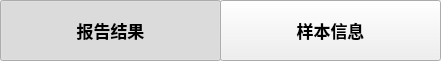
      <widget class="QWidget" name="wgtTabs_2" native="true">
        <property name="geometry">
          <rect>
            <x>0</x>
            <y>740</y>
            <width>441</width>
            <height>61</height>
          </rect>
        </property>
        <property name="minimumSize">
          <size>
            <width>0</width>
            <height>54</height>
          </size>
        </property>
        <property name="font">
          <font>
            <family>Noto Sans CJK SC</family>
            <pointsize>12</pointsize>
          </font>
        </property>
        <property name="styleSheet">
          <string notr="true">/*.QPushButton{
	color:#AAAAAA;
	border:none;
	background-color:transparent;
	border-top:5px solid transparent;
}
.QPushButton:checked
{
	color:#444444;
	border-top:5px solid #;
}*/</string>
        </property>
        <widget class="QPushButton" name="btnMenuResult">
          <property name="geometry">
            <rect>
              <x>0</x>
              <y>0</y>
              <width>221</width>
              <height>61</height>
            </rect>
          </property>
          <property name="font">
            <font>
              <family>Noto Sans CJK SC</family>
              <pointsize>13</pointsize>
              <weight>75</weight>
              <bold>true</bold>
            </font>
          </property>
          <property name="focusPolicy">
            <enum>Qt::NoFocus</enum>
          </property>
          <property name="text">
            <string>报告结果</string>
          </property>
          <property name="checkable">
            <bool>true</bool>
          </property>
          <property name="checked">
            <bool>true</bool>
          </property>
          <property name="autoExclusive">
            <bool>true</bool>
          </property>
        </widget>
        <widget class="QPushButton" name="btnMenuInfo">
          <property name="geometry">
            <rect>
              <x>220</x>
              <y>0</y>
              <width>221</width>
              <height>61</height>
            </rect>
          </property>
          <property name="font">
            <font>
              <family>Noto Sans CJK SC</family>
              <pointsize>13</pointsize>
              <weight>75</weight>
              <bold>true</bold>
            </font>
          </property>
          <property name="focusPolicy">
            <enum>Qt::NoFocus</enum>
          </property>
          <property name="text">
            <string>样本信息</string>
          </property>
          <property name="checkable">
            <bool>true</bool>
          </property>
          <property name="checked">
            <bool>false</bool>
          </property>
          <property name="autoExclusive">
            <bool>true</bool>
          </property>
        </widget>
        <widget class="QLineEdit" name="lineEdit">
          <property name="geometry">
            <rect>
              <x>-250</x>
              <y>-16</y>
              <width>1361</width>
              <height>20</height>
            </rect>
          </property>
          <property name="focusPolicy">
            <enum>Qt::NoFocus</enum>
          </property>
          <property name="styleSheet">
            <string notr="true">	border:none;
	background-color:transparent;
	border-bottom:2px solid #DDDDDD;
</string>
          </property>
        </widget>
        <zorder>lineEdit</zorder>
        <zorder>btnMenuResult</zorder>
        <zorder>btnMenuInfo</zorder>
      </widget>
